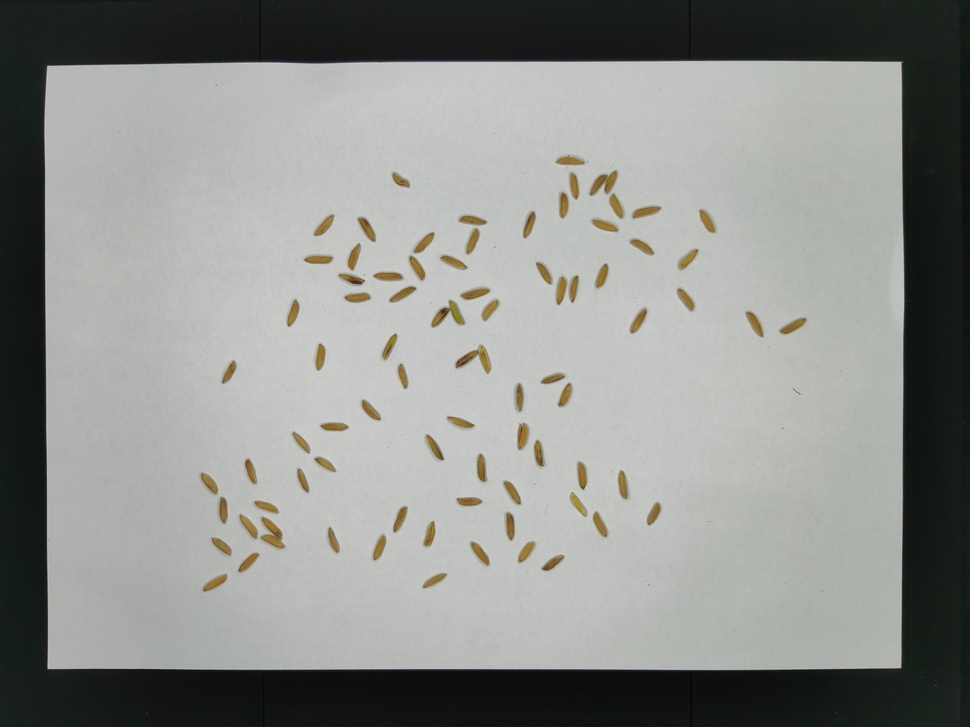
#> input picture interface/Pictures/IMG_20211102_095452.jpg, 970 x 727 px, shrunk from 3648 x 2736 before the run; its folder holds only this picture in this run
$ python -i grainSegmentation_1.py   (imports and definitions only)
#> lines starting #> are read from the running program, lines starting #| are printed output that depends on the picture; after the words box and inside, x2 and y2 are one past the last pixel; in counts of white or black regions, pixels touching at a corner belong together
# -*- coding: utf-8 -*-
import argparse
import cv2
import numpy as np
from sklearn.cluster import KMeans
from scipy.ndimage import correlate


def grainSegmentation(f_path):
#> called with f_path = '../Pictures/IMG_20211102_095452.jpg'
    global grain_bw

    # 一、Segmentation of grains based on k-means clustering algorithm

    # Read the image, supporting common formats like bmp, jpg, png, tiff, etc.
    I = cv2.imread(f_path)
#> I is the input picture: shape (727, 970, 3); mean B, G, R 139.8, 143.6, 141.7
    I = cv2.cvtColor(I, cv2.COLOR_BGR2RGB)

    I = np.double(I)
    I_gray = I[:, :, 0]
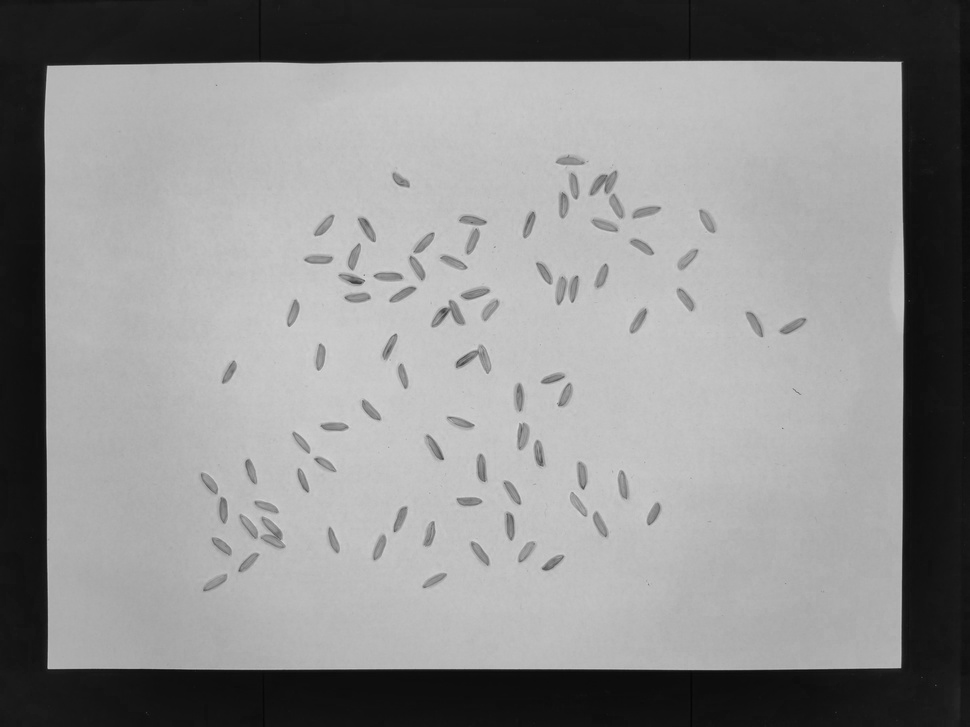
#> I_gray: shape (727, 970) float64; min 4, max 214, mean 141.7
    size1 = I.shape
#> size1 = (727, 970, 3)
    I_column = np.reshape(I, (size1[0] * size1[1], 3))

    thr1 = 60
    thr2 = 60
    I1 = I_column[:, 0] - I_column[:, 2]
    I1[I1 >= thr1] = 30
    I2 = I_column[:, 1] - I_column[:, 2]
    I2[I2 >= thr2] = 30
    I4 = np.sum(I_column, axis=1)
    I1 = np.column_stack((I1, I2))
#> I1 = 705190 pairs, first value -13 to 59, second value -14 to 59
    np.set_printoptions(threshold=np.inf)

    matrix1 = np.array([[40, 40], [0, 0]])
    kmeans = KMeans(n_clusters=2, init=matrix1)
    kmeans.fit(I1)
    idx = kmeans.labels_
    idx = idx.astype(int) - 1
    temp1 = np.nanmean(I4[idx == 0])
#> temp1 = 427.2
    temp2 = np.mean(I4[idx == 1])
#> temp2 = nan
    if temp1 > temp2:
        idx = ~idx
    idx_reshape = np.reshape(idx, (size1[0], size1[1]))
    idx_reshape = np.uint8(idx_reshape)

    # 二、Fine segmentation of grains based on Gaussian filtering

    # 1. Remove smaller connected components
    I1 = idx_reshape
    num, labels, stats, _ = cv2.connectedComponentsWithStats(I1.astype(np.uint8), 4)
#> num = 81

    for i in range(1, num):
        if stats[i, cv2.CC_STAT_AREA] < 80:
            labels[labels == i] = 0
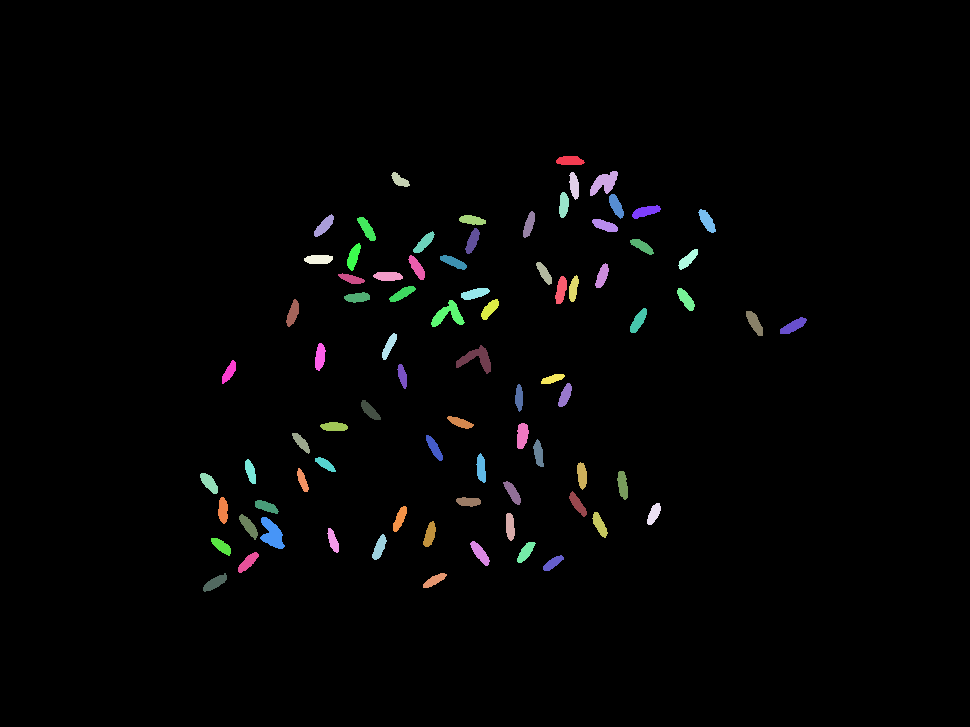
#> labels: shape (727, 970) int32; 81 distinct labels, from 0 to 80; one colour per label, 0 black

    I1 = labels.astype(bool)
    I1 = I1.astype(np.uint8)

    # 2. Fill holes in contours
    contours, _ = cv2.findContours(I1, cv2.RETR_EXTERNAL, cv2.CHAIN_APPROX_SIMPLE)
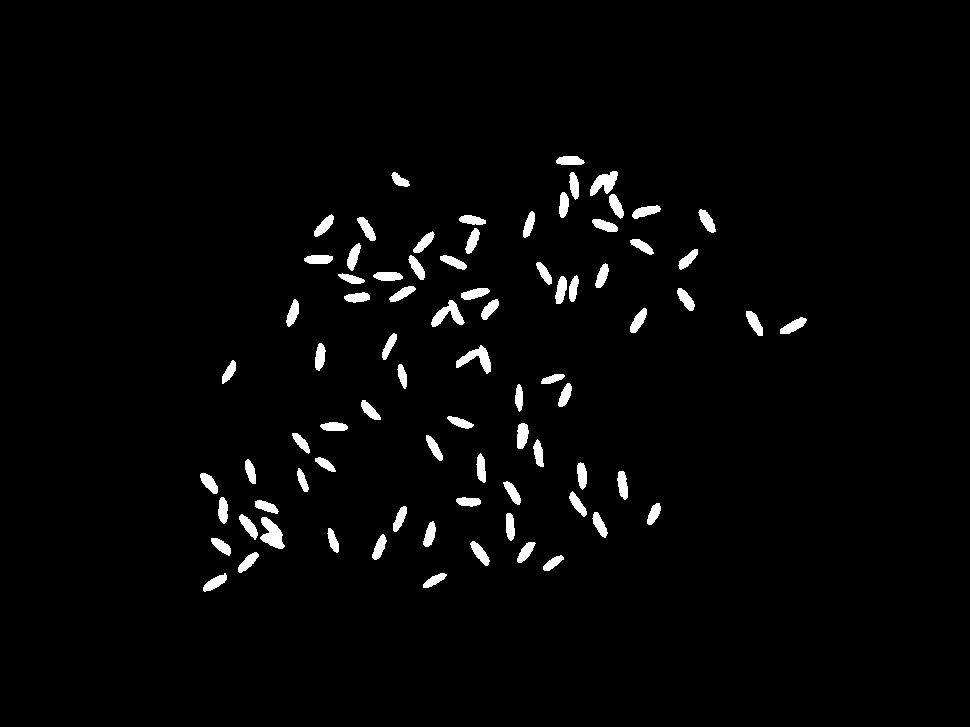
#> I1: shape (727, 970); values 0 (black) and 1 (white), 2.4% white; 80 white regions, largest, box (x1, y1, x2, y2) and area: (260, 517, 285, 549) 456, (456, 345, 491, 374) 421, (431, 300, 465, 327) 403
    for contour in contours:
        cv2.drawContours(I1, [contour], 0, 255, cv2.FILLED)
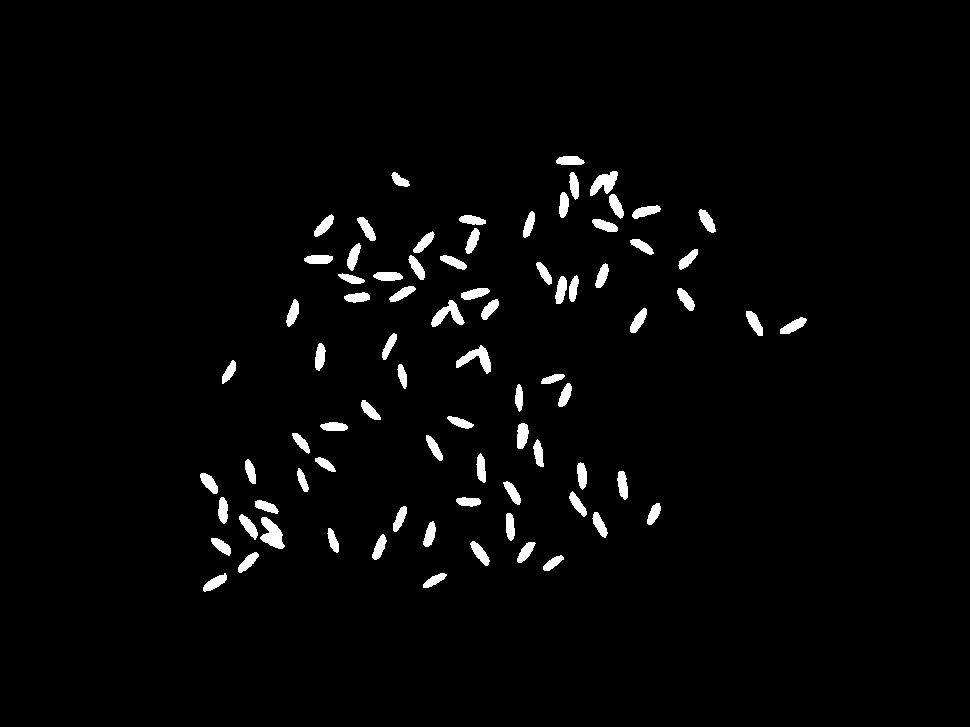
#> I1: shape (727, 970); 2.4% white; 80 white regions, largest, box (x1, y1, x2, y2) and area: (260, 517, 285, 549) 456, (456, 345, 491, 374) 421, (431, 300, 465, 327) 403

    I1 = I1.astype(np.uint8)

    # 3. Label connected components
    numObjects, labeled = cv2.connectedComponents(I1, connectivity=4)
#> numObjects = 81
    numObjects = np.max(labeled)
#> numObjects = 80

    # 4. Shrink each connected region of grains
    each_grain_area_histogram = np.zeros((numObjects, 256))
    for i in range(size1[0]):
        for j in range(size1[1]):
            temp = labeled[i, j]
            if temp != 0:
                temp1 = I_gray[i, j]
                each_grain_area_histogram[temp - 1, int(temp1)] = each_grain_area_histogram[temp - 1, int(temp1)] + 1
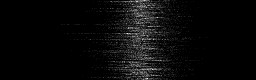
#> each_grain_area_histogram: shape (80, 256) float64; min 0, max 22, mean 0.8; drawn with min black and max white

    each_grain_area_histogram_inflection_position = np.zeros((numObjects, 1))
#> each_grain_area_histogram_inflection_position = 80 values from 0 to 0

    x = np.arange(1, 257)
    d = 5
    initial1 = 150

    # Smoothing histograms with Gaussian filtering and polynomial fitting
    for i in range(numObjects):
        h = np.multiply(cv2.getGaussianKernel(1, 7.5), (cv2.getGaussianKernel(100, 7.5)).T).flatten()
        arr_2d = np.zeros((100, 100))
        arr_2d[:h.size] = h.reshape((h.size, 1))
        each_grain_area_histogram[i, :] = correlate(each_grain_area_histogram[i, :].astype(np.float64), h, mode='reflect')

        y = each_grain_area_histogram[i, :].astype(np.double)
        r = np.polyfit(x, y, d)

        yvals = np.polyval(r, range(initial1, 256))
        indx1 = np.argmax(yvals)
        indx1 = indx1 + initial1 - 2
        for k in reversed(list(range(2, indx1 + 1))):
            temp1 = r[0] * k**5 + r[1] * k**4 + r[2] * k**3 + r[3] * k**2 + r[4] * k + r[5]
            temp2 = r[0] * (k - 1)**5 + r[1] * (k - 1)**4 + r[2] * (k - 1)**3 + r[3] * (k - 1)**2 + r[4] * (k - 1) + r[5]
            temp3 = r[0] * (k + 1)**5 + r[1] * (k + 1)**4 + r[2] * (k + 1)**3 + r[3] * (k + 1)**2 + r[4] * (k + 1) + r[5]
            if temp1 <= temp2 and temp1 <= temp3:
                break

        each_grain_area_histogram_inflection_position[i, 0] = k
#> this loop made 80 passes
#> (r, indx1) on passes 1 to 10: ([4.33e-10, -2.45e-07, 4.54e-05, -0.00301, 0.0607, -0.18], 151), ([2.99e-10, -1.25e-07, 8.6e-06, 0.00149, -0.122, 1.39], 148), ([1.86e-10, -9.5e-08, 1.4e-05, -0.000425, -0.0141, 0.293], 148), ([3.84e-10, -2.17e-07, 3.97e-05, -0.00258, 0.0499, -0.126], 150), ([2.54e-10, -1.3e-07, 1.94e-05, -0.000636, -0.0164, 0.373], 148), ([4.57e-10, -2.62e-07, 4.92e-05, -0.00338, 0.0739, -0.284], 151), ([3.93e-10, -2.15e-07, 3.69e-05, -0.00206, 0.0236, 0.133], 148), ([5.19e-10, -3.02e-07, 5.84e-05, -0.00423, 0.102, -0.497], 153), ([1.22e-10, -4.58e-08, 8.09e-07, 0.00102, -0.0677, 0.715], 148), ([4.02e-10, -2.26e-07, 4.13e-05, -0.00265, 0.0501, -0.113], 150)
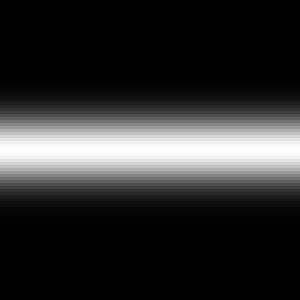
#> arr_2d: shape (100, 100) float64 (shown 3 times larger); min 1.85e-11, max 0.0532, mean 0.01; drawn with min black and max white
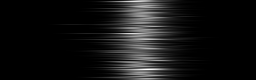
#> each_grain_area_histogram: shape (80, 256) float64; min 0, max 10.55, mean 0.835; drawn with min black and max white
#> after the loop, each_grain_area_histogram_inflection_position = 80 values, max 70 at index 60, min 26 at index 24, mean 47.15

    # 5. Remove shadow parts
    for i in range(size1[0]):
        for j in range(size1[1]):
            temp = labeled[i, j]
            if temp != 0:
                if each_grain_area_histogram_inflection_position[temp - 1, 0] != 0 \
                        and I_gray[i, j] < each_grain_area_histogram_inflection_position[temp - 1, 0]:
                    I1[i, j] = 0
                    labeled[i, j] = 0
#> labeled: shape (727, 970) int32; 81 distinct labels, from 0 to 80

    # 6. Remove smaller connected components again
    num, labels, stats, _ = cv2.connectedComponentsWithStats(I1.astype(np.uint8), 4)

    for i in range(1, num):
        if stats[i, cv2.CC_STAT_AREA] < 80:
            labels[labels == i] = 0

    grain_bw = labels.astype(bool)

    return grain_bw

>>> result = grainSegmentation('../Pictures/IMG_20211102_095452.jpg')
